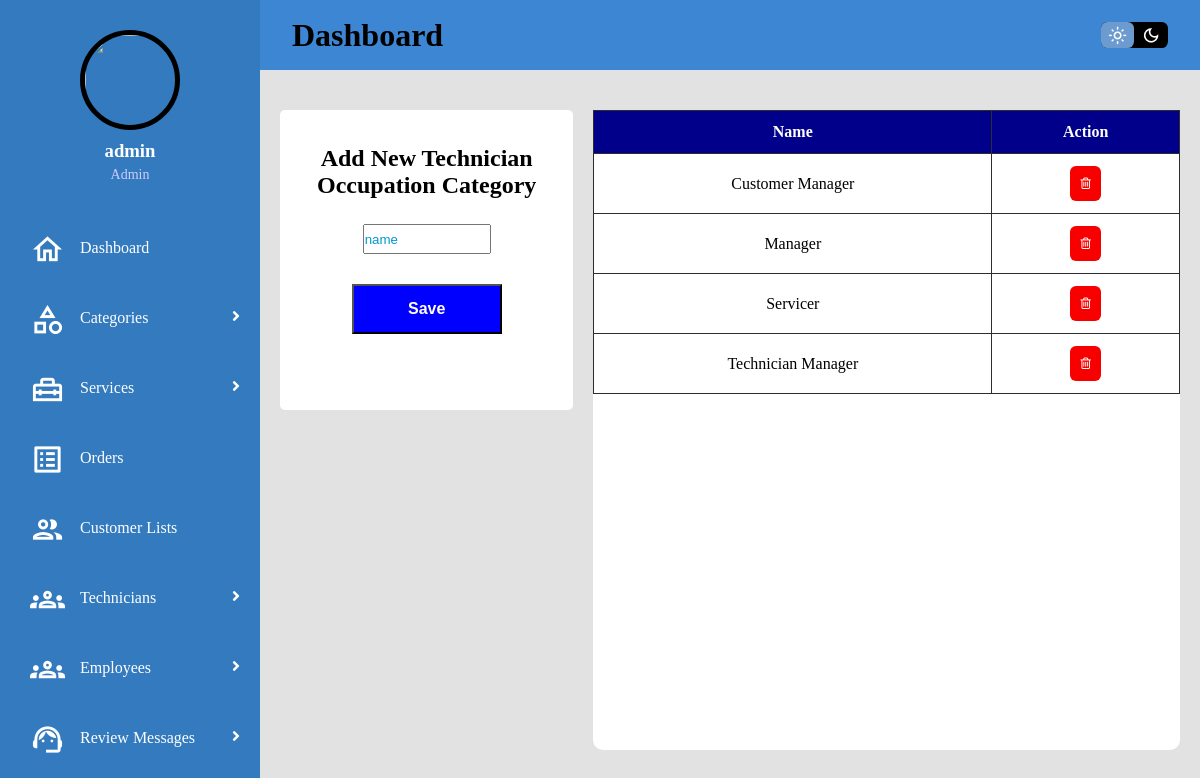
Screenshot of /ets/m_technician/occupation/ (signed in) with the database file from the repository.
### ETS_app/models.py (models this page shows, shortened)
class M_Occupation(models.Model):
    name = models.CharField(max_length=100)

### ETS_app/views.py (the view, shortened to what this page needs)
# urls.py: path('m_technician/occupation/',M_technician_occupation),
@permission_required('ETS_app.add_m_occupation', login_url='m_login')
def M_technician_occupation(request):
    if request.method == "GET":
        occupation = M_Occupation.objects.filter().order_by('name')
        paginator = Paginator(occupation, 8)
        page_number = request.GET.get('page')
        page_obj = paginator.get_page(page_number)
        return render(request, "M_technician_occupation.html",{'occupation':page_obj})

### utils/context_processor.py (called while the page is built)
def customer(request):
    try:
        c_user = Customer.objects.get(email=request.user.email)
        return {'c_user':c_user}
    except Exception:
        return {'c_user':None}

def technician(request):
    try:
        t_user = Technician.objects.get(email=request.user.email)
        return {'t_user':t_user}
    except Exception:
        return {'t_user':None}

def main(request):
    try:
        m_user = Main.objects.get(email=request.user.email)
        return {'m_user':m_user}
    except Exception:
        return {'m_user':None}

### ETS_app/templates/M_technician_occupation.html (shortened to what this page needs)
{% extends "M_base.html" %}
{% block body %}
{% load static %}
<div class="main">
    <div class="border-box">
        <div class="create-item">
            <form method="POST" enctype="multipart/form-data">
                <div class="title">
                    <h2>Add New Technician Occupation Category</h2>
                </div>
                <div class="input-box">
                    <input type="text" placeholder="name" name="name" required>
                </div>
                <div class="but">
                    <button type="submit" class="btn1">Save</button>
                </div>
            </form>
        </div>
        <div class="table-item">
            {% if occupation %}
            <table class="service-table">
                <thead>
                    <th>Name</th>
                    <th>Action</th>
                </thead>
                {% for i in occupation %}
                <tbody>
                    <tr>
                        <td data-label="Name">{{i.name}}</td>
                        <td data-label="Action">
                            <a href="/ets/m_technician/occupation/delete/{{i.id}}" onclick="return confirm('Are you sure?');"><button style="background-color:#f80000;"><i class="fa fa-trash-o"></i></button></a>
                        </td>
                    </tr>
                </tbody>
                {% endfor %}
                {% else %}
                <font align="center">
                    <h3>Nothing to show!</h3>
                </font>
                {% endif %}
            </table>
        </div>
    </div>
</div>
{% endblock %}

### templates/M_sidebar.html (shortened to what this page needs)
{% load static %}
<!DOCTYPE html>
<html>
    <body>
        <div id="sidebar">
            <div class="profile">
                {% if m_user %}
                    {% if m_user.image %}
                    <img src="{{m_user.image.url}}">
                    {% endif %}
                    <h3>{{m_user.name}}</h3>
                    <p>{{m_user.occupation.name}}</p>
                {% else %}
                    <img src="{% static 'images/admin.png'%}">
                    <h3>{{user.username}}</h3>
                    <p>Admin</p>
                {% endif %}
            </div>
            <div class="menu">
                {% if user.is_superuser%}
                <div class="item"><a href="/ets/m_dashboard"><span class="material-icons-outlined">home</span>Dashboard</a></div>
                <div class="item-dropdown" ><a class="sub-btn"><span class="material-icons-outlined">category</span>Categories
                    <i class="fas fa-angle-right dropdown"></i>
                    </a>
                </div>
                <div class="item-dropdown" ><a class="sub-btn"><span class="material-icons-outlined">home_repair_service</span>Services
                    <i class="fas fa-angle-right dropdown"></i>
                    </a>
                </div>
                <div class="item"><a href="/ets/m_order/list"><span class="material-icons-outlined">list_alt</span>Orders</a></div>
                <div class="item"><a href="/ets/m_customer/list"><span class="material-icons-outlined">people</span>Customer Lists</a></div>
                <div class="item-dropdown" ><a class="sub-btn"><span class="material-icons-outlined">groups</span>Technicians
                    <i class="fas fa-angle-right dropdown"></i>
                    </a>
                </div>
                <div class="item-dropdown" ><a class="sub-btn"><span class="material-icons-outlined">groups</span>Employees
                    <i class="fas fa-angle-right dropdown"></i>
                    </a>
                </div>
                <div class="item-dropdown" ><a class="sub-btn"><span class="material-icons-outlined">support_agent</span>Review Messages
                    <i class="fas fa-angle-right dropdown"></i>
                    </a>
                </div>
                <div class="item"><a href="/m_logout"><span class="material-icons-outlined">logout</span>Log Out</a></div>
                {% endif %}
            </div>
        </div>
    </body>
</html>

### static/css/M_dashboard.css (style rules this page uses)
* { margin: 0; padding: 0; box-sizing:border-box; }
.material-icons-outlined { vertical-align: middle; line-height: 1px; font-size: 35px; }
:root { --color-primary: #6C9BCF; --color-text: black; --color-grid-background: #e2e2e2; --color-nav-background: #3d86d4; --color-side-background: #337abe; --color-main-background: white; --color-menu-background: #5889b7; --color-table-header:rgba(240,240,240); }
#sidebar { grid-area: side; height: 100%; background: var(--color-side-background); overflow-y: auto; transition: all 0.5s; -webkit-transition: all 0.5s; color: var(--color-text); }
#sidebar .menu { width: 100%; margin-top: 30px; }
#sidebar .menu .item, #sidebar .menu .item-dropdown { position: relative; cursor: pointer; }
.item a, .item-dropdown a { color: #fff; font-size: 16px; text-decoration: none; display: block; padding: 5px 30px; line-height: 60px; }
.item span, .item-dropdown span { margin-right: 15px; }
#sidebar .menu .item-dropdown .sub-btn .dropdown { position: absolute; right: 0; margin: 20px; transition: 0.3s ease; }
.profile { margin-top: 30px; margin-bottom: 15px; text-align: center; }
.profile img { display: block; width: 100px; height: 100px; border-radius: 50%; margin: 0 auto; border: 5px solid var(--color-text); }
.profile h3 { color: #ffffff; margin: 10px 0 5px; }
.profile p { color: rgba(206, 204, 253); font-size: 14px; }
.main { grid-area: main; overflow-y: auto; background: var(--color-grid-background); padding: 20px 20px; color: var(--color-text); }
.service-table { width:100%; border-collapse:collapse; }
.service-table > tbody > tr > td > a > button { outline:none; border:none; cursor:pointer; border-radius:6px; padding:10px; color:#ffffff; }
.service-table th { background-color:darkblue; color:#ffffff; }
th ,td { border:1px solid rgb(46, 44, 44); padding:12px 15px; text-align: center; color:var(--color-text); font-size:16px; }
::placeholder { color:#0298cf; }
.border-box { width:100%; display: grid; grid-template-columns:2fr 4fr; grid-template-areas: 'C T'; height: 80vh; gap: 20px; margin: 20px 0; }
.border-box > .create-item { grid-area:C; height: 300px; background:var(--color-main-background); padding: 25px; border-radius: 5px; }
.border-box > .table-item { grid-area:T; background: var(--color-main-background); color:var(--color-text); box-sizing:border-box; text-align:center; height:auto; border-radius:10px; }
.border-box > .create-item > form >.title { color:var(--color-text); text-align:center; padding:10px; }
.border-box > .create-item > form > .input-box { text-align:center; padding:15px; }
.border-box > .create-item > form > .input-box > input { width:60%; height:30px; }
.border-box > .create-item > form > .but { text-align:center; padding:15px; }
.border-box > .create-item > form > .but >.btn1 { font-size:medium; font-weight:bold; color:#fff; background-color:blue; cursor:pointer; width:150px; height:50px; }

### rows the page displays
M_Occupation: name "Customer Manager"
M_Occupation: name "Manager"
M_Occupation: name "Servicer"
M_Occupation: name "Technician Manager"

### other values shown
{{ user.username }} "admin"
